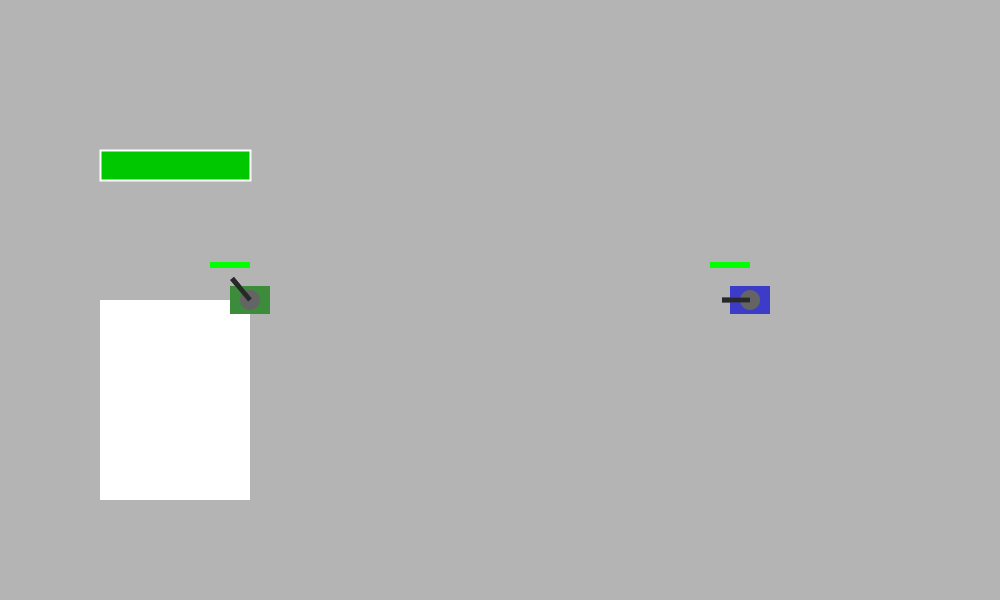
Frame 1 (no input)
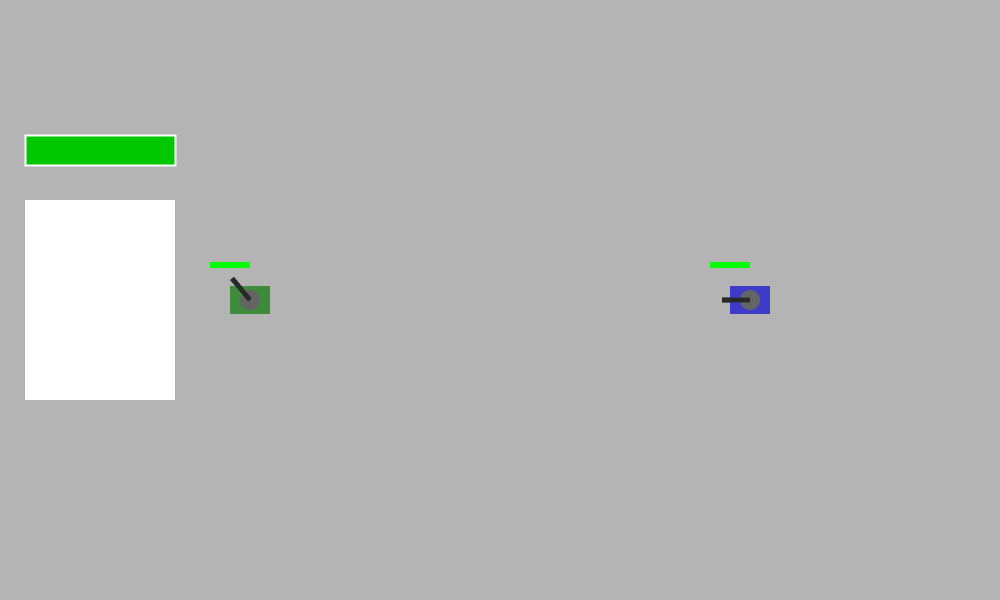
Frame 60 (the mouse pressed at the canvas centre just before this capture)
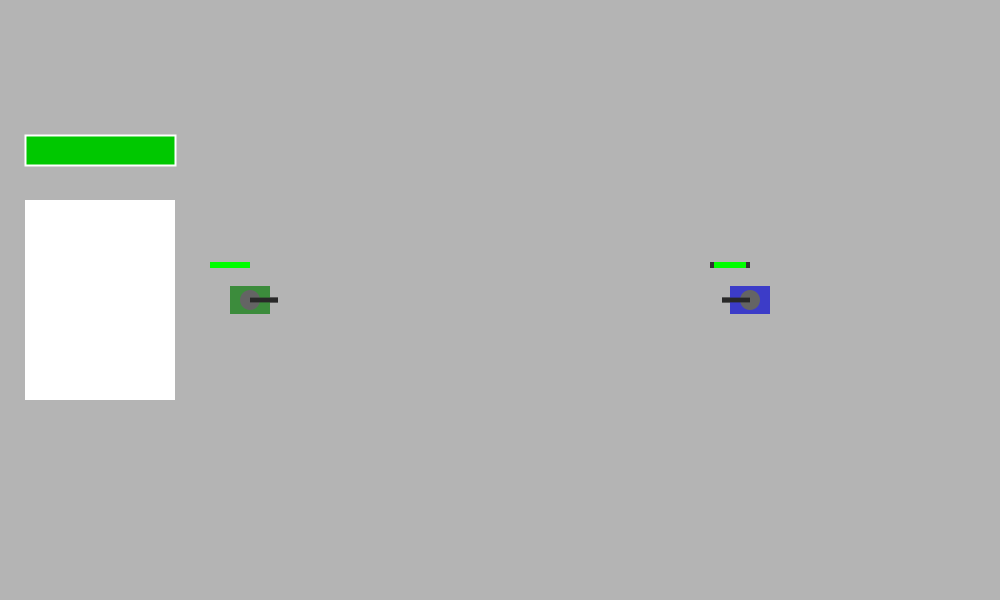
Frame 120 (the mouse held since frame 60 and released just before this capture)

The Processing sketch that drew these frames (run headless with seeded random() and noise(); from frame 60 on, the mouse is pressed at the canvas centre):

// Processing sketch: Something
// ── Something.pde
//Tommy Wang
//June 3rd
//Final project
Tank player1;
Tank player2;

ArrayList<Shell> shells;

float hp = 1000;
float maxHP = 1000;

float damageBarHP = 100;
int damageDelay = 20;    
int damageTimer = 0;



boolean G = true;
boolean S = false;
boolean Team = false;
boolean w,a,s,d,up,down,right,left,e;

void setup(){
 size(1000,600) ;
 textAlign(CENTER,CENTER);
   
 player1 = new Tank(250, height/2, color(60, 140, 60));
 player2 = new Tank(750, height/2, color(60, 60, 200));
 shells = new ArrayList<Shell>();
}

void draw(){
  background(180);
  game();
   for (int i = shells.size()-1; i >= 0; i--) {

  Shell s = shells.get(i);

  s.update();
  s.display();

  //hit player 1
  if (s.hits(player1)) {

    player1.damage(s.damage);

    shells.remove(i);
    continue;
  }

  //hit player 2
  if (s.hits(player2)) {

    player2.damage(s.damage);

    shells.remove(i);
    continue;
  }

  
  if (s.offScreen()) {
    shells.remove(i);
  }
 }
}

// ── Game.pde

void game(){
  base();
  player1.P1();
  player2.P2();

  player1.drawTank(mouseX, mouseY);
  player2.drawTank(player1.x, player1.y);
  
  gameOver();
}

void base(){
  hpBar(100, 150, 150, 30);
  rect(100,300,150,200);
}

class Tank {

  float x, y;

  float hp = 100;
  float maxHP = 100;

  float speed = 3;
  float size = 40;
  

  color tankColor;

  Tank(float x, float y, color c) {
    this.x = x;
    this.y = y;
    tankColor = c;
  }

  void P1() {

      if (w == true) {
        y -= speed; 
      }
      if (s == true){
        y += speed;
      }
      if (a == true){
        x -= speed;
      }
      if (d == true){
        x += speed;
      }
  }

  void P2() {
    
      if (up == true){
        y -= speed;
      }
      if (down == true){
        y += speed;
      }
      if (left == true){
        x -= speed;
      }
      if (right == true){
        x += speed;
      }
    
  }

  void drawTank(float targetX, float targetY) {

    float angle = atan2(targetY - y, targetX - x);

    rectMode(CENTER);

    fill(tankColor);
    rect(x, y, size, size * 0.7);

    pushMatrix();

    translate(x, y);
    rotate(angle);

    fill(100);
    ellipse(0, 0, size * 0.5, size * 0.5);

    fill(40);
    rect(size * 0.35, 0, size * 0.7, size * 0.12);

    popMatrix();

    drawHPBar();
  }

  void drawHPBar() {

    fill(50);
    rect(x - 20, y - 35, 40, 6);

    fill(0, 255, 0);
    rect(x - 20, y - 35, 40 * hp/maxHP, 6);

  }

  void shoot(float targetX, float targetY) {

    float angle = atan2(targetY - y, targetX - x);

    float startX = x + cos(angle) * 30;
    float startY = y + sin(angle) * 30;

    shells.add(new Shell(startX, startY, angle, this));
  }
  
  void damage(float amount) {

  hp -= amount;

  if (hp < 0) {
    hp = 0;
  }
 }
}

void hpBar(float x, float y, float w, float h) {

  
  fill(50);
  rect(x, y, w, h);

  fill(255);
  rect(x, y, w * (damageBarHP / maxHP), h);

  fill(0, 200, 0);
  rect(x, y, w * (hp / maxHP), h);

  noFill();
  stroke(255);
  strokeWeight(2);
  rect(x, y, w, h);
  noStroke();

  fill(255);
  textAlign(CENTER, CENTER);
  //text(int(hp) + " / " + int(maxHP), x + w/2, y + h/2);

  if (damageTimer > 0) {
    damageTimer--;
  } 
  else if (damageBarHP > hp) {
    damageBarHP -= 5;
    if (damageBarHP < hp) {
      damageBarHP = hp;
    }
  }
}

class Shell {

  float x, y;
  float dx, dy;

  float speed = 8;
  float damage = 20;

  Tank owner;

  Shell(float x, float y, float angle, Tank owner) {

    this.x = x;
    this.y = y;

    this.owner = owner;

    dx = cos(angle) * speed;
    dy = sin(angle) * speed;
  }

  void update() {
    x += dx;
    y += dy;
  }

  void display() {
    fill(20);
    ellipse(x, y, 8, 8);
  }

  boolean offScreen() {
    return x < 0 || x > width ||
           y < 0 || y > height;
  }

  boolean hits(Tank t) {

    if (t == owner) {
      return false; //cant hit yourself
    }

    return dist(x, y, t.x, t.y) < t.size/2;
  }
}

// ── Mouse.pde

void mousePressed(){
  
   player1.shoot(mouseX, mouseY);
   
  if (mouseX > 20 && mouseX < 170 &&
      mouseY > 20 && mouseY < 120) {
     
    Team = true;

 }
 
 if (Team == true){
   if (mouseX > width/2 - 50 && mouseX < width/2 + 100 &&
       mouseY > 150 && mouseY < 250){
         G = true;
         S = false;
         Team = false;
       }
   if (mouseX > width/2 - 50 && mouseX < width/2 + 100  &&
       mouseY > 400 && mouseY < 500){
         S = true;
         G = false;
         Team = false;
       }
 }
}

// ── gameover.pde
void gameOver(){
if (player1.hp > 0) {
  player1.P1();
  player1.drawTank(mouseX, mouseY);
 }

  if (player2.hp > 0) {
  player2.P2();
  player2.drawTank(player1.x, player1.y);
 }
  textAlign(CENTER);
  textSize(40);
  fill(255);

  if (player1.hp <= 0) {
  text("PLAYER 2 WINS!", width/2, 100);
}
  
  if (player2.hp <= 0) {
  text("PLAYER 1 WINS!", width/2, 100);
 }
}

// ── keyboard.pde
void keyPressed() {
  //tank1 move
  if (key == 'w' || key == 'W') w = true;
  if (key == 'a' || key == 'A') a = true;
  if (key == 's' || key == 'S') s = true;
  if (key == 'd' || key == 'D') d = true;
  
  //tank2 move
  if (keyCode == UP) up = true;
  if (keyCode == DOWN) down = true;
  if (keyCode == LEFT) left = true;
  if (keyCode == RIGHT) right = true;
  
  
  if (key == 'e' || key == 'E') e = true;
  
  
  if (key == ' ') {
    //playerTank.damage(10);
    hp -= 100;
  }
  if (key == 'm' || key == 'M') {
    player2.shoot(player1.x, player1.y);
  }
}

void keyReleased() {
  //tank1 move
  if (key == 'w' || key == 'W') w = false;
  if (key == 'a' || key == 'A') a = false;
  if (key == 's' || key == 'S') s = false;
  if (key == 'd' || key == 'D') d = false;
  
  //tank2 move
  if (keyCode == UP) up = false;
  if (keyCode == DOWN) down = false;
  if (keyCode == LEFT) left = false;
  if (keyCode == RIGHT) right = false;
}

// ── menu.pde

void menu(){
  background(180);
  team();
  buttons();
  if (Team == true) selectTeam();
  
  
}

void buttons(){
  
  fill(100, 200, 100);
  rect(width/2 - 75, 400, 150, 50);
  fill(0);
  textSize(18);
  text("START", width/2, 425);
   
  
  fill(100, 150, 255);
  rect(width/2 - 75, 300, 150, 50);
  fill(0);
  text("OPTIONS", width/2, 325);

 
}

void team(){
  if (G == true) t1(20,20);
  if (S == true) t2(20,20);
}

void t1(int x,int y){
  fill(0,255,0);
  rect(x,y,150,100);
  fill(0);
  textSize(25);
  text("Team 1",x+75,y+50);
  
}

void t2(int x,int y){
  fill(255,0,0);
  rect(x,y,150,100);
  fill(0);
  textSize(25);
  text("Team 2",x+75,y+50);
}

void selectTeam(){
 background(180);
 t1(width/2 - 75,150);
 t2(width/2 - 75,400);
}
